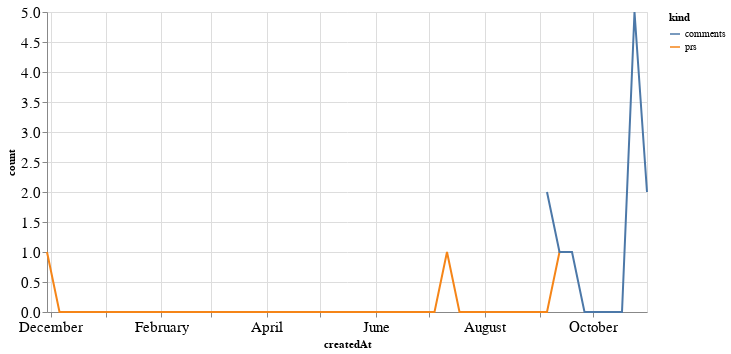

The notebook cell saved with this chart:
### Code cell
alt.Chart(total_time, width=600).mark_line().encode(
    x='createdAt',
    y='count',
    color='kind'
)

### Figure 1 — Vega-Lite specification as saved in the notebook (floating-point values rounded to 4 significant figures)
{"config": {"axisLeft": {"labelFontSize": 15}, "axisBottom": {"labelFontSize": 15}}, "data": {"name": "data-a1b314fea011a91dc28db75b5ed2a434"}, "mark": "line", "encoding": {"color": {"type": "nominal", "field": "kind"}, "x": {"type": "temporal", "field": "createdAt"}, "y": {"type": "quantitative", "field": "count"}}, "width": 600, "$schema": "https://vega.github.io/schema/vega-lite/v4.8.1.json", "datasets": {"data-a1b314fea011a91dc28db75b5ed2a434": [{"createdAt": "2020-11-29T00:00:00", "kind": "prs", "count": 1.0}, {"createdAt": "2020-12-06T00:00:00", "kind": "prs", "count": 0.0}, {"createdAt": "2020-12-13T00:00:00", "kind": "prs", "count": 0.0}, {"createdAt": "2020-12-20T00:00:00", "kind": "prs", "count": 0.0}, {"createdAt": "2020-12-27T00:00:00", "kind": "prs", "count": 0.0}, {"createdAt": "2021-01-03T00:00:00", "kind": "prs", "count": 0.0}, {"createdAt": "2021-01-10T00:00:00", "kind": "prs", "count": 0.0}, {"createdAt": "2021-01-17T00:00:00", "kind": "prs", "count": 0.0}, {"createdAt": "2021-01-24T00:00:00", "kind": "prs", "count": 0.0}, {"createdAt": "2021-01-31T00:00:00", "kind": "prs", "count": 0.0}, {"createdAt": "2021-02-07T00:00:00", "kind": "prs", "count": 0.0}, {"createdAt": "2021-02-14T00:00:00", "kind": "prs", "count": 0.0}, {"createdAt": "2021-02-21T00:00:00", "kind": "prs", "count": 0.0}, {"createdAt": "2021-02-28T00:00:00", "kind": "prs", "count": 0.0}, {"createdAt": "2021-03-07T00:00:00", "kind": "prs", "count": 0.0}, {"createdAt": "2021-03-14T00:00:00", "kind": "prs", "count": 0.0}, {"createdAt": "2021-03-21T00:00:00", "kind": "prs", "count": 0.0}, {"createdAt": "2021-03-28T00:00:00", "kind": "prs", "count": 0.0}, {"createdAt": "2021-04-04T00:00:00", "kind": "prs", "count": 0.0}, {"createdAt": "2021-04-11T00:00:00", "kind": "prs", "count": 0.0}, {"createdAt": "2021-04-18T00:00:00", "kind": "prs", "count": 0.0}, {"createdAt": "2021-04-25T00:00:00", "kind": "prs", "count": 0.0}, {"createdAt": "2021-05-02T00:00:00", "kind": "prs", "count": 0.0}, {"createdAt": "2021-05-09T00:00:00", "kind": "prs", "count": 0.0}, {"createdAt": "2021-05-16T00:00:00", "kind": "prs", "count": 0.0}, {"createdAt": "2021-05-23T00:00:00", "kind": "prs", "count": 0.0}, {"createdAt": "2021-05-30T00:00:00", "kind": "prs", "count": 0.0}, {"createdAt": "2021-06-06T00:00:00", "kind": "prs", "count": 0.0}, {"createdAt": "2021-06-13T00:00:00", "kind": "prs", "count": 0.0}, {"createdAt": "2021-06-20T00:00:00", "kind": "prs", "count": 0.0}, {"createdAt": "2021-06-27T00:00:00", "kind": "prs", "count": 0.0}, {"createdAt": "2021-07-04T00:00:00", "kind": "prs", "count": 0.0}, {"createdAt": "2021-07-11T00:00:00", "kind": "prs", "count": 1.0}, {"createdAt": "2021-07-18T00:00:00", "kind": "prs", "count": 0.0}, {"createdAt": "2021-07-25T00:00:00", "kind": "prs", "count": 0.0}, {"createdAt": "2021-08-01T00:00:00", "kind": "prs", "count": 0.0}, {"createdAt": "2021-08-08T00:00:00", "kind": "prs", "count": 0.0}, {"createdAt": "2021-08-15T00:00:00", "kind": "prs", "count": 0.0}, {"createdAt": "2021-08-22T00:00:00", "kind": "prs", "count": 0.0}, {"createdAt": "2021-08-29T00:00:00", "kind": "prs", "count": 0.0}, {"createdAt": "2021-09-05T00:00:00", "kind": "prs", "count": 0.0}, {"createdAt": "2021-09-12T00:00:00", "kind": "prs", "count": 1.0}, {"createdAt": "2021-09-19T00:00:00", "kind": "prs", "count": 1.0}, {"createdAt": "2021-09-26T00:00:00", "kind": "prs", "count": null}, {"createdAt": "2021-10-03T00:00:00", "kind": "prs", "count": null}, {"createdAt": "2021-10-10T00:00:00", "kind": "prs", "count": null}, {"createdAt": "2021-10-17T00:00:00", "kind": "prs", "count": null}, {"createdAt": "2021-10-24T00:00:00", "kind": "prs", "count": null}, {"createdAt": "2021-10-31T00:00:00", "kind": "prs", "count": null}, {"createdAt": "2020-11-29T00:00:00", "kind": "comments", "count": null}, {"createdAt": "2020-12-06T00:00:00", "kind": "comments", "count": null}, {"createdAt": "2020-12-13T00:00:00", "kind": "comments", "count": null}, {"createdAt": "2020-12-20T00:00:00", "kind": "comments", "count": null}, {"createdAt": "2020-12-27T00:00:00", "kind": "comments", "count": null}, {"createdAt": "2021-01-03T00:00:00", "kind": "comments", "count": null}, {"createdAt": "2021-01-10T00:00:00", "kind": "comments", "count": null}, {"createdAt": "2021-01-17T00:00:00", "kind": "comments", "count": null}, {"createdAt": "2021-01-24T00:00:00", "kind": "comments", "count": null}, {"createdAt": "2021-01-31T00:00:00", "kind": "comments", "count": null}, {"createdAt": "2021-02-07T00:00:00", "kind": "comments", "count": null}, {"createdAt": "2021-02-14T00:00:00", "kind": "comments", "count": null}, {"createdAt": "2021-02-21T00:00:00", "kind": "comments", "count": null}, {"createdAt": "2021-02-28T00:00:00", "kind": "comments", "count": null}, {"createdAt": "2021-03-07T00:00:00", "kind": "comments", "count": null}, {"createdAt": "2021-03-14T00:00:00", "kind": "comments", "count": null}, {"createdAt": "2021-03-21T00:00:00", "kind": "comments", "count": null}, {"createdAt": "2021-03-28T00:00:00", "kind": "comments", "count": null}, {"createdAt": "2021-04-04T00:00:00", "kind": "comments", "count": null}, {"createdAt": "2021-04-11T00:00:00", "kind": "comments", "count": null}, {"createdAt": "2021-04-18T00:00:00", "kind": "comments", "count": null}, {"createdAt": "2021-04-25T00:00:00", "kind": "comments", "count": null}, {"createdAt": "2021-05-02T00:00:00", "kind": "comments", "count": null}, {"createdAt": "2021-05-09T00:00:00", "kind": "comments", "count": null}, {"createdAt": "2021-05-16T00:00:00", "kind": "comments", "count": null}, {"createdAt": "2021-05-23T00:00:00", "kind": "comments", "count": null}, {"createdAt": "2021-05-30T00:00:00", "kind": "comments", "count": null}, {"createdAt": "2021-06-06T00:00:00", "kind": "comments", "count": null}, {"createdAt": "2021-06-13T00:00:00", "kind": "comments", "count": null}, {"createdAt": "2021-06-20T00:00:00", "kind": "comments", "count": null}, {"createdAt": "2021-06-27T00:00:00", "kind": "comments", "count": null}, {"createdAt": "2021-07-04T00:00:00", "kind": "comments", "count": null}, {"createdAt": "2021-07-11T00:00:00", "kind": "comments", "count": null}, {"createdAt": "2021-07-18T00:00:00", "kind": "comments", "count": null}, {"createdAt": "2021-07-25T00:00:00", "kind": "comments", "count": null}, {"createdAt": "2021-08-01T00:00:00", "kind": "comments", "count": null}, {"createdAt": "2021-08-08T00:00:00", "kind": "comments", "count": null}, {"createdAt": "2021-08-15T00:00:00", "kind": "comments", "count": null}, {"createdAt": "2021-08-22T00:00:00", "kind": "comments", "count": null}, {"createdAt": "2021-08-29T00:00:00", "kind": "comments", "count": null}, {"createdAt": "2021-09-05T00:00:00", "kind": "comments", "count": 2.0}, {"createdAt": "2021-09-12T00:00:00", "kind": "comments", "count": 1.0}, {"createdAt": "2021-09-19T00:00:00", "kind": "comments", "count": 1.0}, {"createdAt": "2021-09-26T00:00:00", "kind": "comments", "count": 0.0}, {"createdAt": "2021-10-03T00:00:00", "kind": "comments", "count": 0.0}, {"createdAt": "2021-10-10T00:00:00", "kind": "comments", "count": 0.0}, {"createdAt": "2021-10-17T00:00:00", "kind": "comments", "count": 0.0}, {"createdAt": "2021-10-24T00:00:00", "kind": "comments", "count": 5.0}, {"createdAt": "2021-10-31T00:00:00", "kind": "comments", "count": 2.0}]}}
